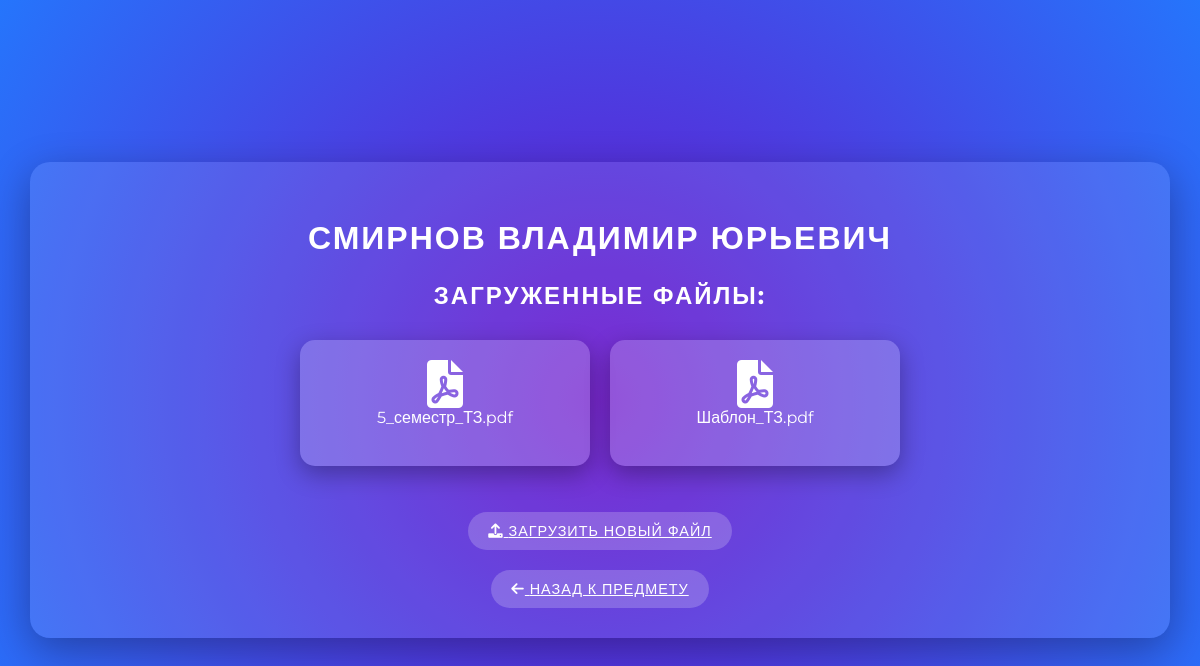
The page /teacher/1/ on the database its author committed.
### coursework/models.py (models this page shows, shortened)
class Teacher(models.Model):
    name = models.CharField(max_length=200)
    subject = models.ForeignKey(Subject, on_delete=models.CASCADE)

class PDFFile(models.Model):
    file = models.FileField(upload_to='pdfs/')
    uploaded_at = models.DateTimeField(auto_now_add=True)
    teacher = models.ForeignKey(Teacher, on_delete=models.CASCADE)
    custom_name = models.CharField(max_length=200, blank=True)  # Новое поле для пользовательского названия

### coursework/views.py (the view)
# urls.py: path('teacher/<int:teacher_id>/', views.teacher_detail, name='teacher_detail'),  # Страница с PDF-файлами
def teacher_detail(request, teacher_id):
    teacher = get_object_or_404(Teacher, id=teacher_id)
    pdf_files = PDFFile.objects.filter(teacher=teacher)
    return render(request, 'teacher_detail.html', {'teacher': teacher, 'pdf_files': pdf_files})

### coursework/templates/teacher_detail.html (shortened to what this page needs)
<!DOCTYPE html>
<html lang="en">
<head>
    <link rel="stylesheet" href="https://cdnjs.cloudflare.com/ajax/libs/font-awesome/6.0.0-beta3/css/all.min.css">
</head>
<body>
    <div class="container">
        <h2>{{ teacher.name }}</h2>
        <h3>Загруженные файлы:</h3>
        <ul>
            {% for file in pdf_files %}
                <li>
                    <a href="{{ file.file.url }}"><i class="fas fa-file-pdf" style="font-size: 3em;"></i><br>
                    {{ file.file.name }}</a><br>
                </li>
            {% empty %}
                <li>Файлы отсутствуют.</li>
            {% endfor %}
        </ul>
        <a href="{% url 'upload_pdf' teacher.id %}" class="upload-link"><i class="fas fa-upload"></i> Загрузить новый файл</a>
        <br>
        <a href="{% url 'teacher_list' teacher.subject.id %}" class="back-link"><i class="fas fa-arrow-left"></i> Назад к предмету</a>
    </div>
</body>
</html>

### coursework/templates/teacher_detail.html (style rules this page uses)
body { font-family: 'Montserrat', sans-serif; background: radial-gradient(circle at 50% 50%, #6a11cb, #2575fc); margin: 0; padding: 0; display: flex; justify-content: center; align-items: center; height: 100vh; color: #fff; }
h2, h3 { text-align: center; color: #fff; text-transform: uppercase; letter-spacing: 2px; }
h2 { font-size: 2em; margin-bottom: 20px; }
h3 { font-size: 1.5em; margin-bottom: 20px; }
ul { list-style: none; padding: 0; display: flex; flex-wrap: wrap; justify-content: center; }
li { margin: 10px; background-color: rgba(255, 255, 255, 0.2); padding: 20px; border-radius: 15px; transition: all 0.3s ease; width: 250px; box-shadow: 0 8px 25px rgba(0, 0, 0, 0.3); text-align: center; font-size: 1em; }
li a { color: inherit; text-decoration: none; display: block; white-space: nowrap; overflow: hidden; text-overflow: ellipsis; }
.container { background-color: rgba(255, 255, 255, 0.1); padding: 30px; border-radius: 20px; box-shadow: 0 12px 40px rgba(0, 0, 0, 0.3); max-width: 90%; width: 100%; text-align: center; }
.back-link, .upload-link { display: inline-block; margin-top: 20px; padding: 10px 20px; background-color: rgba(255, 255, 255, 0.2); border-radius: 30px; color: #fff; text-transform: uppercase; letter-spacing: 1px; transition: background-color 0.4s ease; font-size: 0.9em; }

### rows shown on the page
Teacher: name "СМИРНОВ ВЛАДИМИР ЮРЬЕВИЧ"
PDFFile: file.name "5_семестр_ТЗ.pdf"
PDFFile: file.name "Шаблон_ТЗ.pdf"
